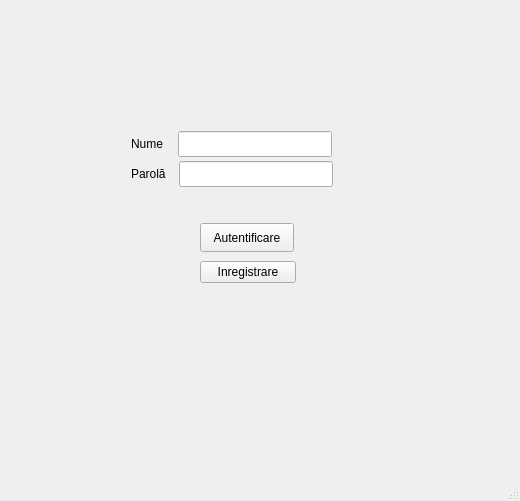
<?xml version="1.0" encoding="UTF-8"?>
<ui version="4.0">
 <class>MainWindow</class>
 <widget class="QMainWindow" name="MainWindow">
  <property name="geometry">
   <rect>
    <x>0</x>
    <y>0</y>
    <width>520</width>
    <height>501</height>
   </rect>
  </property>
  <property name="minimumSize">
   <size>
    <width>0</width>
    <height>0</height>
   </size>
  </property>
  <property name="windowTitle">
   <string>MainWindow</string>
  </property>
  <widget class="QWidget" name="centralwidget">
   <widget class="QWidget" name="">
    <property name="geometry">
     <rect>
      <x>200</x>
      <y>220</y>
      <width>96</width>
      <height>67</height>
     </rect>
    </property>
    <layout class="QVBoxLayout" name="verticalLayout">
     <item>
      <widget class="QPushButton" name="pushButton_Login">
       <property name="maximumSize">
        <size>
         <width>94</width>
         <height>29</height>
        </size>
       </property>
       <property name="text">
        <string>Autentificare</string>
       </property>
      </widget>
     </item>
     <item>
      <widget class="QPushButton" name="pushButton_Register">
       <property name="text">
        <string>Inregistrare</string>
       </property>
      </widget>
     </item>
    </layout>
   </widget>
   <widget class="QWidget" name="">
    <property name="geometry">
     <rect>
      <x>130</x>
      <y>130</y>
      <width>203</width>
      <height>28</height>
     </rect>
    </property>
    <layout class="QHBoxLayout" name="horizontalLayout">
     <item>
      <widget class="QLabel" name="label">
       <property name="maximumSize">
        <size>
         <width>40</width>
         <height>20</height>
        </size>
       </property>
       <property name="text">
        <string>Nume</string>
       </property>
      </widget>
     </item>
     <item>
      <widget class="QLineEdit" name="lineEdit_username">
       <property name="maximumSize">
        <size>
         <width>154</width>
         <height>26</height>
        </size>
       </property>
      </widget>
     </item>
    </layout>
   </widget>
   <widget class="QWidget" name="">
    <property name="geometry">
     <rect>
      <x>130</x>
      <y>160</y>
      <width>204</width>
      <height>28</height>
     </rect>
    </property>
    <layout class="QHBoxLayout" name="horizontalLayout_2">
     <item>
      <widget class="QLabel" name="label_2">
       <property name="maximumSize">
        <size>
         <width>41</width>
         <height>20</height>
        </size>
       </property>
       <property name="text">
        <string>Parolă</string>
       </property>
      </widget>
     </item>
     <item>
      <widget class="QLineEdit" name="lineEdit_password">
       <property name="maximumSize">
        <size>
         <width>154</width>
         <height>26</height>
        </size>
       </property>
       <property name="echoMode">
        <enum>QLineEdit::Password</enum>
       </property>
      </widget>
     </item>
    </layout>
   </widget>
  </widget>
  <widget class="QMenuBar" name="menubar">
   <property name="geometry">
    <rect>
     <x>0</x>
     <y>0</y>
     <width>520</width>
     <height>26</height>
    </rect>
   </property>
  </widget>
  <widget class="QStatusBar" name="statusbar"/>
 </widget>
 <resources/>
 <connections/>
</ui>
